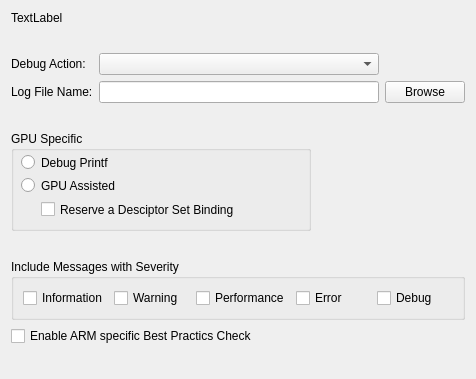
<?xml version="1.0" encoding="UTF-8"?>
<ui version="4.0">
 <class>KhronosSettings</class>
 <widget class="QWidget" name="KhronosSettings">
  <property name="geometry">
   <rect>
    <x>0</x>
    <y>0</y>
    <width>476</width>
    <height>379</height>
   </rect>
  </property>
  <property name="windowTitle">
   <string>Form</string>
  </property>
  <layout class="QGridLayout" name="gridLayout" rowstretch="1,0,0,0,0,0,0,0,0">
   <item row="3" column="0">
    <spacer name="verticalSpacer_2">
     <property name="orientation">
      <enum>Qt::Vertical</enum>
     </property>
     <property name="sizeHint" stdset="0">
      <size>
       <width>20</width>
       <height>10</height>
      </size>
     </property>
    </spacer>
   </item>
   <item row="2" column="0">
    <widget class="QLabel" name="label_2">
     <property name="sizePolicy">
      <sizepolicy hsizetype="Preferred" vsizetype="Preferred">
       <horstretch>0</horstretch>
       <verstretch>0</verstretch>
      </sizepolicy>
     </property>
     <property name="text">
      <string>Log File Name:</string>
     </property>
    </widget>
   </item>
   <item row="1" column="1">
    <widget class="QComboBox" name="comboAction">
     <property name="sizePolicy">
      <sizepolicy hsizetype="Preferred" vsizetype="Fixed">
       <horstretch>1</horstretch>
       <verstretch>0</verstretch>
      </sizepolicy>
     </property>
    </widget>
   </item>
   <item row="8" column="0">
    <spacer name="verticalSpacer">
     <property name="orientation">
      <enum>Qt::Vertical</enum>
     </property>
     <property name="sizeHint" stdset="0">
      <size>
       <width>20</width>
       <height>10</height>
      </size>
     </property>
    </spacer>
   </item>
   <item row="1" column="0">
    <widget class="QLabel" name="label">
     <property name="text">
      <string>Debug Action:</string>
     </property>
    </widget>
   </item>
   <item row="7" column="0" colspan="2">
    <widget class="QCheckBox" name="checkARM">
     <property name="text">
      <string>Enable ARM specific Best Practics Check</string>
     </property>
    </widget>
   </item>
   <item row="6" column="0" colspan="3">
    <widget class="QGroupBox" name="groupBox">
     <property name="sizePolicy">
      <sizepolicy hsizetype="Preferred" vsizetype="Fixed">
       <horstretch>0</horstretch>
       <verstretch>0</verstretch>
      </sizepolicy>
     </property>
     <property name="title">
      <string>Include Messages with Severity</string>
     </property>
     <layout class="QHBoxLayout" name="horizontalLayout">
      <item>
       <widget class="QCheckBox" name="checkInfo">
        <property name="text">
         <string>Information</string>
        </property>
       </widget>
      </item>
      <item>
       <widget class="QCheckBox" name="checkWarning">
        <property name="text">
         <string>Warning</string>
        </property>
       </widget>
      </item>
      <item>
       <widget class="QCheckBox" name="checkPerformance">
        <property name="text">
         <string>Performance</string>
        </property>
       </widget>
      </item>
      <item>
       <widget class="QCheckBox" name="checkError">
        <property name="text">
         <string>Error</string>
        </property>
       </widget>
      </item>
      <item>
       <widget class="QCheckBox" name="checkDebug">
        <property name="text">
         <string>Debug</string>
        </property>
       </widget>
      </item>
     </layout>
    </widget>
   </item>
   <item row="4" column="0" colspan="2">
    <widget class="QGroupBox" name="groupBoxGPU">
     <property name="sizePolicy">
      <sizepolicy hsizetype="Preferred" vsizetype="Preferred">
       <horstretch>0</horstretch>
       <verstretch>0</verstretch>
      </sizepolicy>
     </property>
     <property name="minimumSize">
      <size>
       <width>0</width>
       <height>100</height>
      </size>
     </property>
     <property name="maximumSize">
      <size>
       <width>300</width>
       <height>100</height>
      </size>
     </property>
     <property name="title">
      <string>GPU Specific</string>
     </property>
     <widget class="QRadioButton" name="radioButtonDebug">
      <property name="geometry">
       <rect>
        <x>10</x>
        <y>23</y>
        <width>231</width>
        <height>17</height>
       </rect>
      </property>
      <property name="text">
       <string>Debug Printf</string>
      </property>
     </widget>
     <widget class="QRadioButton" name="radioButtonGPU">
      <property name="geometry">
       <rect>
        <x>10</x>
        <y>46</y>
        <width>241</width>
        <height>17</height>
       </rect>
      </property>
      <property name="text">
       <string>GPU Assisted</string>
      </property>
     </widget>
     <widget class="QCheckBox" name="checkReserve">
      <property name="geometry">
       <rect>
        <x>30</x>
        <y>70</y>
        <width>261</width>
        <height>17</height>
       </rect>
      </property>
      <property name="text">
       <string>Reserve a Desciptor Set Binding</string>
      </property>
     </widget>
    </widget>
   </item>
   <item row="2" column="2">
    <widget class="QPushButton" name="pushButtonBrowse">
     <property name="text">
      <string>Browse</string>
     </property>
    </widget>
   </item>
   <item row="0" column="0" colspan="3">
    <widget class="QLabel" name="labelText">
     <property name="sizePolicy">
      <sizepolicy hsizetype="Expanding" vsizetype="Expanding">
       <horstretch>0</horstretch>
       <verstretch>0</verstretch>
      </sizepolicy>
     </property>
     <property name="minimumSize">
      <size>
       <width>0</width>
       <height>35</height>
      </size>
     </property>
     <property name="maximumSize">
      <size>
       <width>16777215</width>
       <height>36</height>
      </size>
     </property>
     <property name="text">
      <string>TextLabel</string>
     </property>
     <property name="alignment">
      <set>Qt::AlignLeading|Qt::AlignLeft|Qt::AlignTop</set>
     </property>
     <property name="wordWrap">
      <bool>true</bool>
     </property>
     <property name="margin">
      <number>3</number>
     </property>
    </widget>
   </item>
   <item row="2" column="1">
    <widget class="QLineEdit" name="lineEditLogFile">
     <property name="sizePolicy">
      <sizepolicy hsizetype="Expanding" vsizetype="Fixed">
       <horstretch>0</horstretch>
       <verstretch>2</verstretch>
      </sizepolicy>
     </property>
    </widget>
   </item>
   <item row="5" column="0">
    <spacer name="verticalSpacer_3">
     <property name="orientation">
      <enum>Qt::Vertical</enum>
     </property>
     <property name="sizeHint" stdset="0">
      <size>
       <width>20</width>
       <height>10</height>
      </size>
     </property>
    </spacer>
   </item>
  </layout>
 </widget>
 <resources/>
 <connections/>
</ui>
